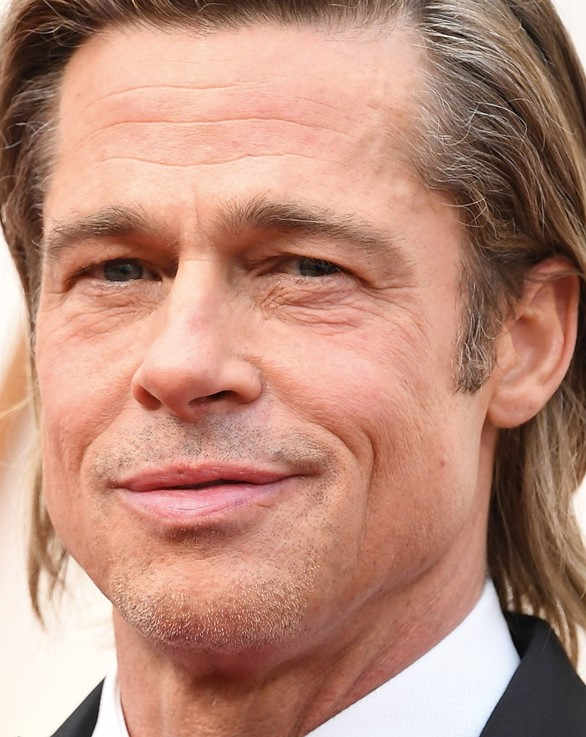
#> input picture assignment 2/Graphics assignment 2/graphics assignment 2 part 2/Task2.jpg, 586 x 737 px
$ python graphics_assignmet2_pt2.py
#> lines starting #> are read from the running program, lines starting #| are printed output that depends on the picture; after the words box and inside, x2 and y2 are one past the last pixel; in counts of white or black regions, pixels touching at a corner belong together
#> further down, img1 is the input picture: shape (737, 586, 3); mean B, G, R 122.6, 139.8, 186.1
import cv2
import numpy as np
from matplotlib import pyplot as plt

# Function to process and display the image smoothing in both domains
def process_image(img, img_title):
    # Apply Gaussian smoothing
#> called with img_title = 'Task2 Image'
    kernel_size = (15, 15)
    sigma = 10
    smoothed_spatial = cv2.GaussianBlur(img, kernel_size, sigma)

    # Display the smoothed image
    plt.figure(figsize=(10, 5))
    plt.imshow(cv2.cvtColor(smoothed_spatial, cv2.COLOR_BGR2RGB))
    plt.title(f'{img_title} - Spatial Domain Gaussian Blurred Image')
    plt.axis('off')
    plt.show()

    # Generate Gaussian kernel and compute its FFT
    gaussian_kernel = cv2.getGaussianKernel(ksize=kernel_size[0], sigma=sigma)
    gaussian_kernel_2d = gaussian_kernel @ gaussian_kernel.T
    fft_gaussian = np.fft.fftshift(np.fft.fft2(gaussian_kernel_2d, s=img.shape[:2]))

    # Plot the FFT of the Gaussian kernel
    plt.figure(figsize=(10, 5))
    plt.imshow(np.log(np.abs(fft_gaussian) + 1), cmap='gray')
    plt.title(f'{img_title} - 2D FFT of Gaussian Kernel (Low-Pass Filter)')
    plt.axis('off')
    plt.show()

    # Convert the image to grayscale for frequency domain filtering
    img_gray = cv2.cvtColor(img, cv2.COLOR_BGR2GRAY)
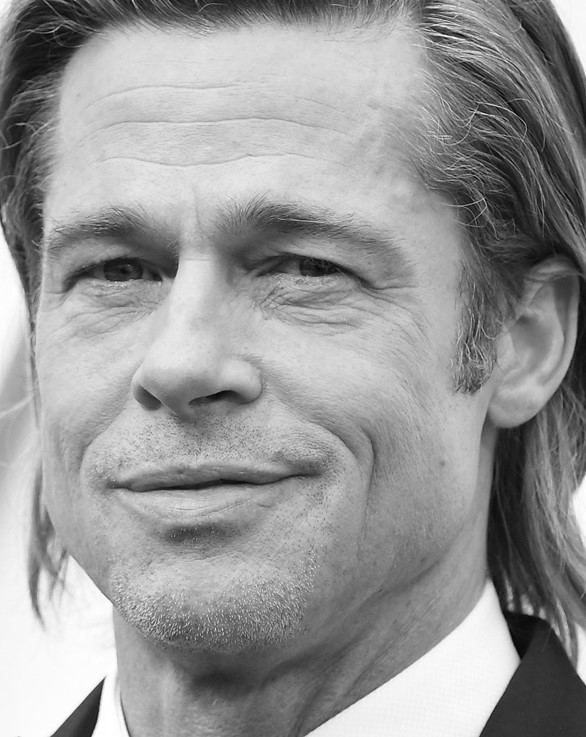
#> img_gray: shape (737, 586); min 0, max 255, mean 151.7

    # Compute the 2D FFT of the grayscale image
    f = np.fft.fft2(img_gray)
    fshift = np.fft.fftshift(f)

    # Create a low-pass filter mask
    rows, cols = img_gray.shape
#> rows = 737; cols = 586
    crow, ccol = rows // 2, cols // 2
#> crow = 368; ccol = 293
    mask = np.zeros((rows, cols), np.float32)
    radius = 50
    cv2.circle(mask, (ccol, crow), radius, 1, thickness=-1)
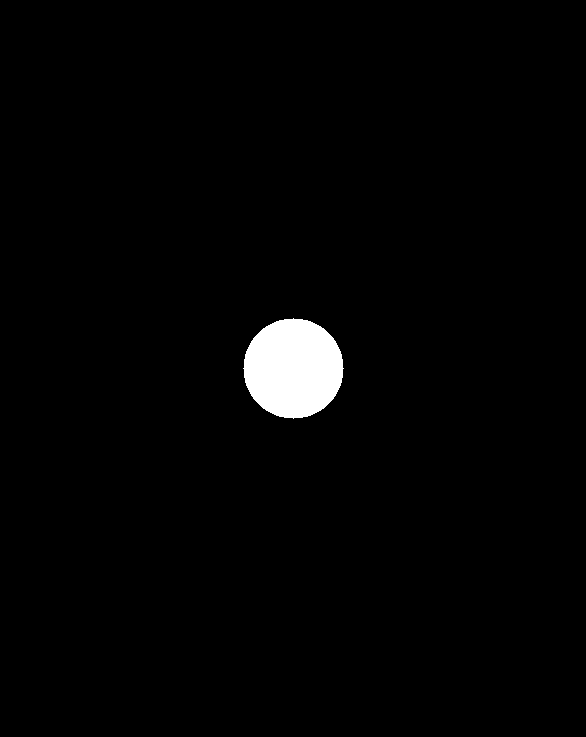
#> mask: shape (737, 586) float32; values 0 (black) and 1 (white), 1.8% white; 1 white region, box (x1, y1, x2, y2) and area: (243, 318, 344, 419) 7845

    # Apply the low-pass filter in the frequency domain
    fshift_filtered = fshift * mask

    # Perform inverse FFT to return to the spatial domain
    f_ishift = np.fft.ifftshift(fshift_filtered)
    img_filtered_frequency = np.fft.ifft2(f_ishift)
    img_filtered_frequency = np.abs(img_filtered_frequency)

    # Display the frequency domain filtered image
    plt.figure(figsize=(10, 5))
    plt.imshow(img_filtered_frequency, cmap='gray')
    plt.title(f'{img_title} - Frequency Domain Low-Pass Filtered Image')
    plt.axis('off')
    plt.show()

    # Side-by-side comparison of spatial and frequency domain smoothed images
    plt.figure(figsize=(15, 7))

    plt.subplot(1, 2, 1)
    plt.imshow(cv2.cvtColor(smoothed_spatial, cv2.COLOR_BGR2RGB))
    plt.title(f'{img_title} - Spatial Domain Smoothing')
    plt.axis('off')

    plt.subplot(1, 2, 2)
    plt.imshow(img_filtered_frequency, cmap='gray')
    plt.title(f'{img_title} - Frequency Domain Smoothing')
    plt.axis('off')

    plt.show()


img1 = cv2.imread('Task2.jpg')
process_image(img1, "Task2 Image")


img2 = cv2.imread('2nd_Image.png')
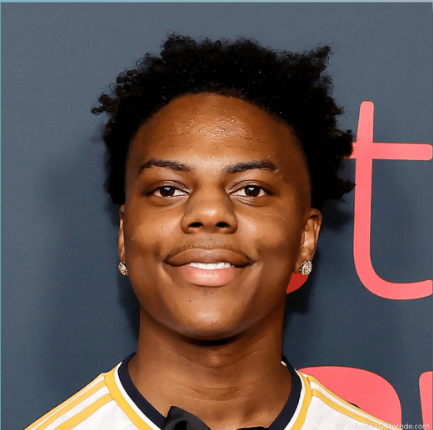
#> input picture assignment 2/Graphics assignment 2/graphics assignment 2 part 2/2nd_Image.png, 433 x 430 px
#> img2 is the input picture: shape (430, 433, 3); mean B, G, R 78.4, 82.3, 100.3
process_image(img2, "2nd Image")
#> call 2 of process_image, with img_title = '2nd Image'
#> in process_image (call 2), `smoothed_spatial = cv2.GaussianBlur(img, kernel_size, sigma)`:
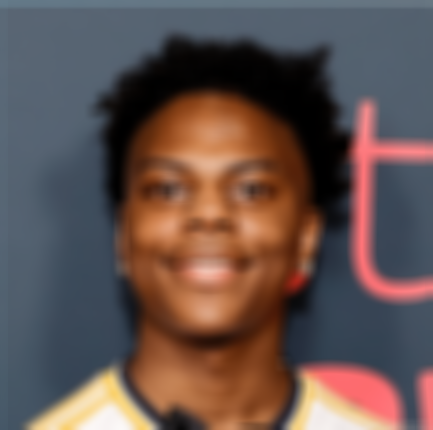
#> smoothed_spatial: shape (430, 433, 3); mean B, G, R 78.3, 82.2, 100.3
#> in process_image (call 2), `plt.show()`:
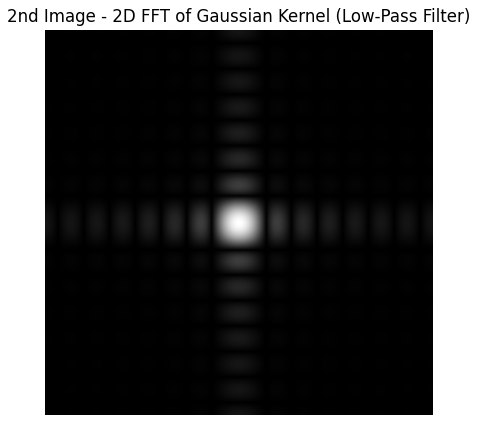
#> figure drawn by matplotlib, 1 panel
#> in process_image (call 2), `cv2.circle(mask, (ccol, crow), radius, 1, thickness=-1)`:
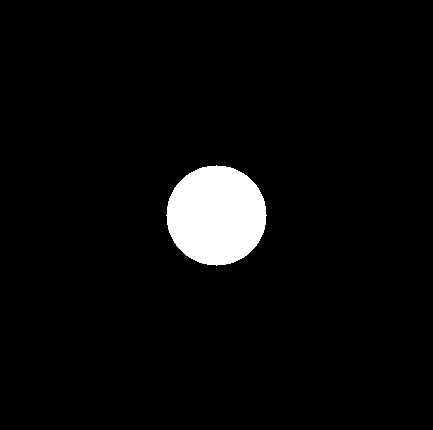
#> mask: shape (430, 433) float32; values 0 (black) and 1 (white), 4.2% white; 1 white region, box (x1, y1, x2, y2) and area: (166, 165, 267, 266) 7845
#> in process_image (call 2), `img_filtered_frequency = np.abs(img_filtered_frequency)`:
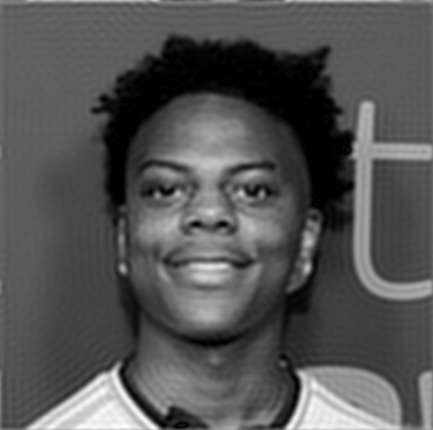
#> img_filtered_frequency: shape (430, 433) float64; min 4.7e-05, max 263.6, mean 87.3; drawn with min black and max white
